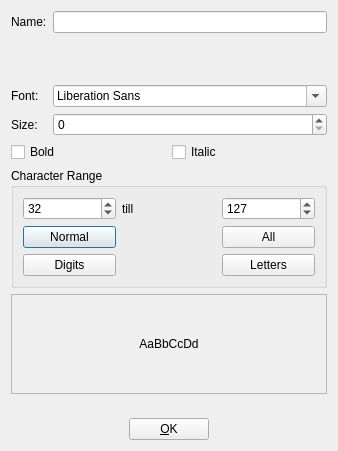
<?xml version="1.0" encoding="UTF-8"?>
<ui version="4.0">
 <class>FontPropertiesDialog</class>
 <widget class="QDialog" name="FontPropertiesDialog">
  <property name="geometry">
   <rect>
    <x>0</x>
    <y>0</y>
    <width>338</width>
    <height>451</height>
   </rect>
  </property>
  <property name="windowTitle">
   <string>Font Properties</string>
  </property>
  <property name="windowIcon">
   <iconset resource="../resources.qrc">
    <normaloff>:/qtgameengine/icons/dialogs/font-file.png</normaloff>:/qtgameengine/icons/dialogs/font-file.png</iconset>
  </property>
  <layout class="QVBoxLayout" name="verticalLayout">
   <item>
    <layout class="QFormLayout" name="formLayout">
     <item row="0" column="0">
      <widget class="QLabel" name="labelName">
       <property name="text">
        <string>Name:</string>
       </property>
       <property name="buddy">
        <cstring>lineEditName</cstring>
       </property>
      </widget>
     </item>
     <item row="0" column="1">
      <widget class="QLineEdit" name="lineEditName"/>
     </item>
     <item row="2" column="0">
      <widget class="QLabel" name="labelFont">
       <property name="text">
        <string>Font:</string>
       </property>
       <property name="buddy">
        <cstring>fontComboBox</cstring>
       </property>
      </widget>
     </item>
     <item row="3" column="0">
      <widget class="QLabel" name="labelSize">
       <property name="text">
        <string>Size:</string>
       </property>
       <property name="buddy">
        <cstring>spinBoxSize</cstring>
       </property>
      </widget>
     </item>
     <item row="2" column="1">
      <widget class="QFontComboBox" name="fontComboBox"/>
     </item>
     <item row="3" column="1">
      <widget class="QSpinBox" name="spinBoxSize"/>
     </item>
     <item row="1" column="0">
      <spacer name="verticalSpacer_2">
       <property name="orientation">
        <enum>Qt::Vertical</enum>
       </property>
       <property name="sizeType">
        <enum>QSizePolicy::Minimum</enum>
       </property>
       <property name="sizeHint" stdset="0">
        <size>
         <width>20</width>
         <height>40</height>
        </size>
       </property>
      </spacer>
     </item>
    </layout>
   </item>
   <item>
    <layout class="QHBoxLayout" name="horizontalLayout">
     <item>
      <widget class="QCheckBox" name="checkBoxBold">
       <property name="text">
        <string>Bold</string>
       </property>
      </widget>
     </item>
     <item>
      <widget class="QCheckBox" name="checkBoxItalic">
       <property name="text">
        <string>Italic</string>
       </property>
      </widget>
     </item>
    </layout>
   </item>
   <item>
    <widget class="QGroupBox" name="groupBoxCharacterRange">
     <property name="title">
      <string>Character Range</string>
     </property>
     <layout class="QGridLayout" name="gridLayout">
      <item row="0" column="1">
       <widget class="QLabel" name="labelTill">
        <property name="text">
         <string>till</string>
        </property>
       </widget>
      </item>
      <item row="0" column="0">
       <widget class="QSpinBox" name="spinBoxCharRangeFrom">
        <property name="maximum">
         <number>255</number>
        </property>
        <property name="value">
         <number>32</number>
        </property>
       </widget>
      </item>
      <item row="0" column="2">
       <widget class="QSpinBox" name="spinBoxCharRangeTo">
        <property name="maximum">
         <number>255</number>
        </property>
        <property name="value">
         <number>127</number>
        </property>
       </widget>
      </item>
      <item row="1" column="0">
       <widget class="QPushButton" name="pushButtonNormal">
        <property name="text">
         <string>Normal</string>
        </property>
       </widget>
      </item>
      <item row="2" column="0">
       <widget class="QPushButton" name="pushButtonDigits">
        <property name="text">
         <string>Digits</string>
        </property>
       </widget>
      </item>
      <item row="1" column="2">
       <widget class="QPushButton" name="pushButtonAll">
        <property name="text">
         <string>All</string>
        </property>
       </widget>
      </item>
      <item row="2" column="2">
       <widget class="QPushButton" name="pushButtonLetters">
        <property name="text">
         <string>Letters</string>
        </property>
       </widget>
      </item>
     </layout>
    </widget>
   </item>
   <item>
    <widget class="QLabel" name="labelPreview">
     <property name="minimumSize">
      <size>
       <width>0</width>
       <height>100</height>
      </size>
     </property>
     <property name="frameShape">
      <enum>QFrame::StyledPanel</enum>
     </property>
     <property name="text">
      <string>AaBbCcDd</string>
     </property>
     <property name="alignment">
      <set>Qt::AlignCenter</set>
     </property>
    </widget>
   </item>
   <item>
    <spacer name="verticalSpacer">
     <property name="orientation">
      <enum>Qt::Vertical</enum>
     </property>
     <property name="sizeHint" stdset="0">
      <size>
       <width>20</width>
       <height>40</height>
      </size>
     </property>
    </spacer>
   </item>
   <item>
    <layout class="QHBoxLayout" name="horizontalLayout_2">
     <item>
      <spacer name="horizontalSpacer">
       <property name="orientation">
        <enum>Qt::Horizontal</enum>
       </property>
       <property name="sizeHint" stdset="0">
        <size>
         <width>40</width>
         <height>20</height>
        </size>
       </property>
      </spacer>
     </item>
     <item>
      <widget class="QPushButton" name="pushButtonOk">
       <property name="text">
        <string>&amp;OK</string>
       </property>
       <property name="icon">
        <iconset resource="../resources.qrc">
         <normaloff>:/qtgameengine/icons/buttons/ok.png</normaloff>:/qtgameengine/icons/buttons/ok.png</iconset>
       </property>
      </widget>
     </item>
     <item>
      <spacer name="horizontalSpacer_2">
       <property name="orientation">
        <enum>Qt::Horizontal</enum>
       </property>
       <property name="sizeHint" stdset="0">
        <size>
         <width>40</width>
         <height>20</height>
        </size>
       </property>
      </spacer>
     </item>
    </layout>
   </item>
  </layout>
 </widget>
 <resources>
  <include location="../resources.qrc"/>
 </resources>
 <connections>
  <connection>
   <sender>pushButtonOk</sender>
   <signal>pressed()</signal>
   <receiver>FontPropertiesDialog</receiver>
   <slot>accept()</slot>
   <hints>
    <hint type="sourcelabel">
     <x>168</x>
     <y>428</y>
    </hint>
    <hint type="destinationlabel">
     <x>168</x>
     <y>225</y>
    </hint>
   </hints>
  </connection>
 </connections>
</ui>
